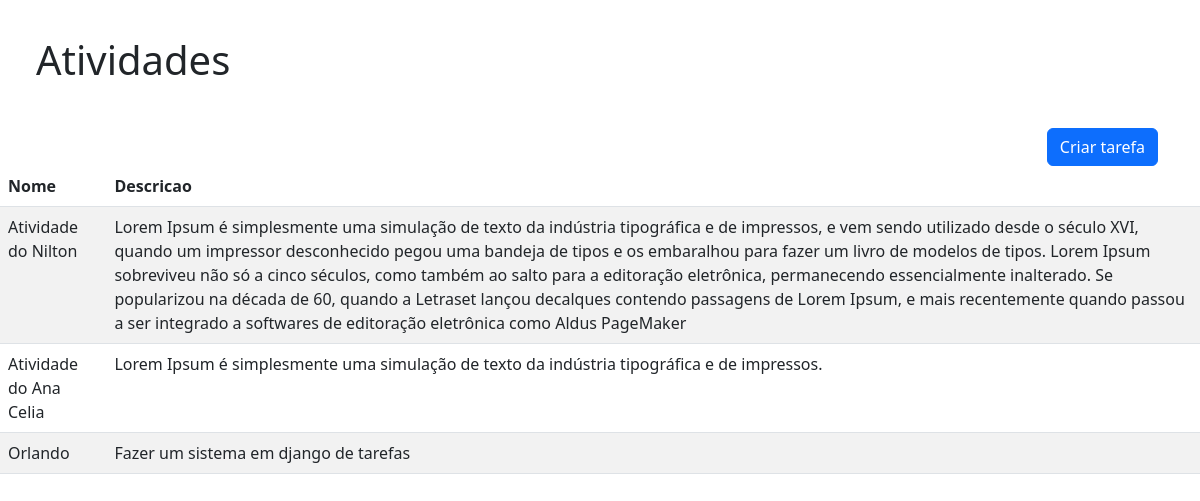
The page / on the database its author committed.
### tables this page shows
CREATE TABLE `tarefas` (
  `id` int(3) NOT NULL,
  `titulo` varchar(50) NOT NULL,
  `descricao` text NOT NULL,
  `data_insert` timestamp NOT NULL DEFAULT current_timestamp() ON UPDATE current_timestamp(),
  `data_finish` datetime DEFAULT NULL,
  `usuarioId` int(3) NOT NULL
);

### Connection.php (called while the page is built, shortened)
<?php
class Connection
{
    private $table;
    private $connection;
    public function __construct($table = null)
    {
        $this->table = $table;
    }
    public function setConnection()
    {
        $this->connection = new mysqli(self::SERVERNAME, self::USERNAME, self::PASS, self::DBNAME, self::PORT);
        return $this->connection;
    }
    public function select($where = null, $order = null, $limit = null, $fields = '*')
    {
        $where = strlen($where) ? 'WHERE '.$where : '';
        $order = strlen($order) ? 'ORDER BY '.$order : '';
        $limit = strlen($limit) ? 'LIMIT '.$limit : '';
        $query = 'SELECT '.$fields.' FROM '.$this->table.' '.$where.' '.$order.' '.$limit;
        $result = $this->connection->query($query);
        return $result;
    }
}

### Tarefa.php (called while the page is built, shortened)
<?php
require_once 'Connection.php';
class Tarefa
{
    public static function getAll()
    {
        return (new Connection('tarefas'))->select();
    }
}

### index.php (the view, shortened to what this page needs)
<!DOCTYPE html>
<html lang="pt-br">
<head>
    <link href="https://cdn.jsdelivr.net/npm/bootstrap@5.3.0/dist/css/bootstrap.min.css" rel="stylesheet">
    <link rel="stylesheet" href="assets/css/style.css">
</head>
<body>
    <div class="atividades">
        <h1>Atividades</h1>
    </div>
    <div class="container">
        <a class="btn btn-primary" href="criarTarefa.php" role="button">Criar tarefa</a>
    </div>
    <main>
        <table class="table table-striped table-hover">
            <thead>
                <tr>
                <th>Nome</th>
                <th>Descricao</th>
                </tr>
            </thead>
            <tbody>
            <?php
                require_once ('Tarefa.php');
                    $tarefa = new Tarefa();
                    $tarefas = $tarefa->getAll();
                    foreach ($tarefas as $key){
                    $titulo = $key['titulo'];
                    $descricao = $key['descricao'];
                    echo "<tr>
                    <td>$titulo</td>
                    <td>$descricao</td>
                    </tr>";
                }
            ?>
            </tbody>
            </table>
    </main>
</body>
</html>

### assets/css/style.css (style rules this page uses)
.atividades { padding: 3%; }
.container { display: flex; justify-content: right; }

### rows shown on the page
tarefas: titulo "Atividade do Nilton", descricao "Lorem Ipsum é simplesmente uma simulação de texto da indústria tipográfica e de impressos, e vem sendo utilizado desde o século XVI, quando um impressor desconhecido pegou uma bandeja de tipos e os embaralhou para fazer um livro de modelos de tipos. Lorem Ipsum sobreviveu não só a cinco séculos, como também ao salto para a editoração eletrônica, permanecendo essencialmente inalterado. Se popularizou na década de 60, quando a Letraset lançou decalques contendo passagens de Lorem Ipsum, e mais recentemente quando passou a ser integrado a softwares de editoração eletrônica como Aldus PageMaker"
tarefas: titulo "Atividade do Ana Celia", descricao "Lorem Ipsum é simplesmente uma simulação de texto da indústria tipográfica e de impressos."
tarefas: titulo "Orlando", descricao "Fazer um sistema em django de tarefas"
